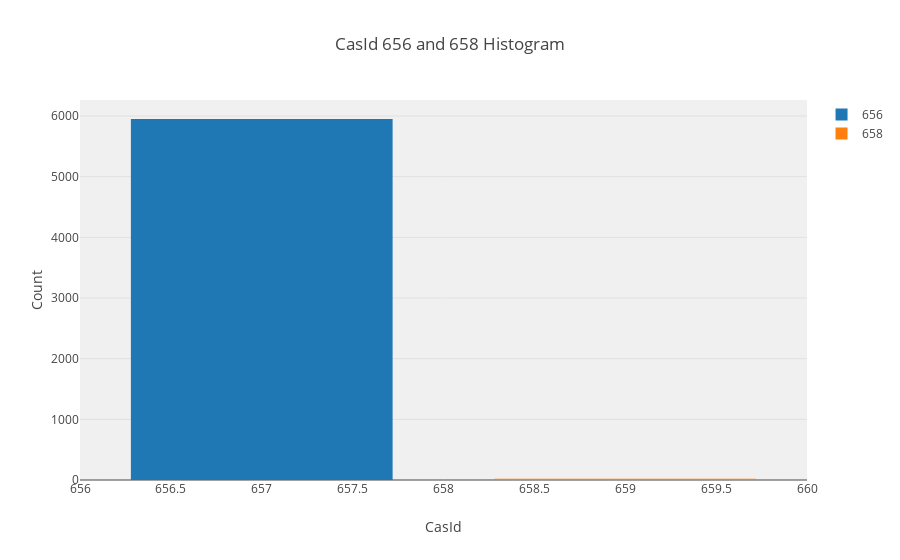

Write notebook code for a chart like this one.
### Code cell
# Let's plot a histogram of 656 and 658 CASID
hist_1 = go.Histogram(
    x = between_640_659[CASID_COLUMN][between_640_659[CASID_COLUMN] == 656].values,
    name = '656',
    xbins=dict(
        start=656,
        end=659,
        size=2
    )
)
hist_2 = go.Histogram(
    x = between_640_659[CASID_COLUMN][between_640_659[CASID_COLUMN] == 658].values,
    name = '658',
    xbins=dict(
        start=656,
        end=659,
        size=2
    )
)

layout = go.Layout(
    title='CasId 656 and 658 Histogram',
    xaxis=dict(
        title='CasId'
    ),
    yaxis=dict(
        title='Count'
    ),
    bargap=0.2,
    bargroupgap=0.1,
    plot_bgcolor='rgba(240,240,240, 0.95)'
)

fig = go.Figure(data=[hist_1, hist_2], layout=layout)
offline.iplot(fig)
pio.write_image(fig, get_path('casid_656_658_histogram'))
Image(get_path('casid_656_658_histogram'))

### Figure 1 — Plotly figure (JSON) as saved in the notebook; plotly's stock layout.template omitted (floating-point values rounded to 4 significant figures; data arrays with more than 128 entries replaced by an {"elided": "..."} marker saying what was removed)
{"data": [{"name": "656", "type": "histogram", "uid": "6a528db3-a57e-41ed-8526-3337d416a7d5", "x": {"elided": "5951 int values"}, "xbins": {"end": 659, "size": 2, "start": 656}}, {"name": "658", "type": "histogram", "uid": "2f6b2d4a-7355-4956-b7d1-12236418cc6d", "x": [658, 658, 658, 658, 658, 658, 658, 658, 658, 658, 658, 658, 658, 658, 658, 658, 658, 658, 658, 658, 658, 658], "xbins": {"end": 659, "size": 2, "start": 656}}], "layout": {"bargap": 0.2, "bargroupgap": 0.1, "plot_bgcolor": "rgba(240,240,240, 0.95)", "title": {"text": "CasId 656 and 658 Histogram"}, "xaxis": {"title": {"text": "CasId"}}, "yaxis": {"title": {"text": "Count"}}}}
